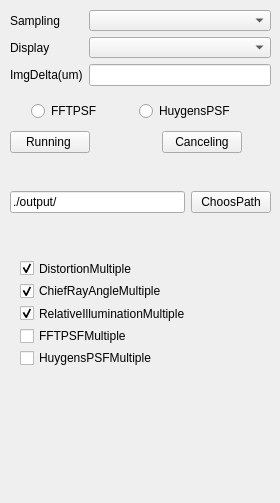
            <widget class="QWidget" name="pageTaskRunning">
             <property name="geometry">
              <rect>
               <x>0</x>
               <y>0</y>
               <width>280</width>
               <height>503</height>
              </rect>
             </property>
             <attribute name="label">
              <string>TaskRunning</string>
             </attribute>
             <widget class="QWidget" name="layoutWidget">
              <property name="geometry">
               <rect>
                <x>10</x>
                <y>10</y>
                <width>261</width>
                <height>76</height>
               </rect>
              </property>
              <layout class="QFormLayout" name="formLayout">
               <item row="0" column="0">
                <widget class="QLabel" name="labelAllSampling">
                 <property name="text">
                  <string>Sampling</string>
                 </property>
                </widget>
               </item>
               <item row="0" column="1">
                <widget class="QComboBox" name="comboBoxAllSampling">
                 <property name="enabled">
                  <bool>true</bool>
                 </property>
                 <item>
                  <property name="text">
                   <string/>
                  </property>
                 </item>
                 <item>
                  <property name="text">
                   <string>32x32</string>
                  </property>
                 </item>
                 <item>
                  <property name="text">
                   <string>64x64</string>
                  </property>
                 </item>
                 <item>
                  <property name="text">
                   <string>128x128</string>
                  </property>
                 </item>
                 <item>
                  <property name="text">
                   <string>256x256</string>
                  </property>
                 </item>
                 <item>
                  <property name="text">
                   <string>512x512</string>
                  </property>
                 </item>
                 <item>
                  <property name="text">
                   <string>1024x1024</string>
                  </property>
                 </item>
                 <item>
                  <property name="text">
                   <string>2048x2048</string>
                  </property>
                 </item>
                 <item>
                  <property name="text">
                   <string>4096x4096</string>
                  </property>
                 </item>
                 <item>
                  <property name="text">
                   <string>8192x8192</string>
                  </property>
                 </item>
                 <item>
                  <property name="text">
                   <string>16384x16384</string>
                  </property>
                 </item>
                </widget>
               </item>
               <item row="1" column="0">
                <widget class="QLabel" name="labelAllDisplay">
                 <property name="text">
                  <string>Display</string>
                 </property>
                </widget>
               </item>
               <item row="1" column="1">
                <widget class="QComboBox" name="comboBoxAllDisplay">
                 <property name="enabled">
                  <bool>true</bool>
                 </property>
                 <property name="editable">
                  <bool>false</bool>
                 </property>
                 <property name="currentIndex">
                  <number>0</number>
                 </property>
                 <property name="maxVisibleItems">
                  <number>10</number>
                 </property>
                 <property name="sizeAdjustPolicy">
                  <enum>QComboBox::AdjustToMinimumContentsLengthWithIcon</enum>
                 </property>
                 <item>
                  <property name="text">
                   <string/>
                  </property>
                 </item>
                 <item>
                  <property name="text">
                   <string>32x32</string>
                  </property>
                 </item>
                 <item>
                  <property name="text">
                   <string>64x64</string>
                  </property>
                 </item>
                 <item>
                  <property name="text">
                   <string>128x128</string>
                  </property>
                 </item>
                 <item>
                  <property name="text">
                   <string>256x256</string>
                  </property>
                 </item>
                 <item>
                  <property name="text">
                   <string>512x512</string>
                  </property>
                 </item>
                 <item>
                  <property name="text">
                   <string>1024x1024</string>
                  </property>
                 </item>
                 <item>
                  <property name="text">
                   <string>2048x2048</string>
                  </property>
                 </item>
                 <item>
                  <property name="text">
                   <string>4096x4096</string>
                  </property>
                 </item>
                 <item>
                  <property name="text">
                   <string>8192x8192</string>
                  </property>
                 </item>
                 <item>
                  <property name="text">
                   <string>16384x16384</string>
                  </property>
                 </item>
                </widget>
               </item>
               <item row="2" column="0">
                <widget class="QLabel" name="labelAllImageDelta">
                 <property name="text">
                  <string>ImgDelta(um)</string>
                 </property>
                </widget>
               </item>
               <item row="2" column="1">
                <widget class="QLineEdit" name="lineEditAllImageDelta">
                 <property name="enabled">
                  <bool>true</bool>
                 </property>
                 <property name="text">
                  <string/>
                 </property>
                </widget>
               </item>
              </layout>
             </widget>
             <widget class="QWidget" name="layoutWidget">
              <property name="geometry">
               <rect>
                <x>10</x>
                <y>130</y>
                <width>232</width>
                <height>25</height>
               </rect>
              </property>
              <layout class="QHBoxLayout" name="horizontalLayout_4">
               <item>
                <widget class="QPushButton" name="pushButtonRunning">
                 <property name="text">
                  <string>   Running    </string>
                 </property>
                </widget>
               </item>
               <item>
                <spacer name="horizontalSpacer">
                 <property name="orientation">
                  <enum>Qt::Horizontal</enum>
                 </property>
                 <property name="sizeHint" stdset="0">
                  <size>
                   <width>40</width>
                   <height>20</height>
                  </size>
                 </property>
                </spacer>
               </item>
               <item>
                <widget class="QPushButton" name="pushButtonCanceling">
                 <property name="text">
                  <string>  Canceling  </string>
                 </property>
                </widget>
               </item>
              </layout>
             </widget>
             <widget class="QWidget" name="layoutWidget">
              <property name="geometry">
               <rect>
                <x>31</x>
                <y>100</y>
                <width>214</width>
                <height>22</height>
               </rect>
              </property>
              <layout class="QHBoxLayout" name="horizontalLayout_3">
               <item>
                <widget class="QRadioButton" name="radioButton_FFTPSFMultiple">
                 <property name="text">
                  <string>FFTPSF</string>
                 </property>
                </widget>
               </item>
               <item>
                <spacer name="horizontalSpacer_2">
                 <property name="orientation">
                  <enum>Qt::Horizontal</enum>
                 </property>
                 <property name="sizeHint" stdset="0">
                  <size>
                   <width>40</width>
                   <height>20</height>
                  </size>
                 </property>
                </spacer>
               </item>
               <item>
                <widget class="QRadioButton" name="radioButton_HuygensPSFMultiple">
                 <property name="text">
                  <string>HuygensPSF   </string>
                 </property>
                </widget>
               </item>
              </layout>
             </widget>
             <widget class="QWidget" name="layoutWidget">
              <property name="geometry">
               <rect>
                <x>20</x>
                <y>260</y>
                <width>193</width>
                <height>106</height>
               </rect>
              </property>
              <layout class="QVBoxLayout" name="verticalLayout_3">
               <item>
                <widget class="QCheckBox" name="checkBoxDistortionMultiple">
                 <property name="text">
                  <string>DistortionMultiple</string>
                 </property>
                 <property name="checked">
                  <bool>true</bool>
                 </property>
                </widget>
               </item>
               <item>
                <widget class="QCheckBox" name="checkBoxChiefRayAngleMultiple">
                 <property name="text">
                  <string>ChiefRayAngleMultiple</string>
                 </property>
                 <property name="checked">
                  <bool>true</bool>
                 </property>
                </widget>
               </item>
               <item>
                <widget class="QCheckBox" name="checkBoxRelativeIlluminationMultiple">
                 <property name="text">
                  <string>RelativeIlluminationMultiple</string>
                 </property>
                 <property name="checked">
                  <bool>true</bool>
                 </property>
                </widget>
               </item>
               <item>
                <widget class="QCheckBox" name="checkBoxFFTPSFMultiple">
                 <property name="text">
                  <string>FFTPSFMultiple</string>
                 </property>
                 <property name="checked">
                  <bool>false</bool>
                 </property>
                </widget>
               </item>
               <item>
                <widget class="QCheckBox" name="checkBoxHuygensPSFMultiple">
                 <property name="text">
                  <string>HuygensPSFMultiple</string>
                 </property>
                 <property name="checked">
                  <bool>false</bool>
                 </property>
                </widget>
               </item>
              </layout>
             </widget>
             <widget class="QWidget" name="layoutWidget">
              <property name="geometry">
               <rect>
                <x>10</x>
                <y>190</y>
                <width>261</width>
                <height>25</height>
               </rect>
              </property>
              <layout class="QHBoxLayout" name="horizontalLayout_5">
               <item>
                <widget class="QLineEdit" name="lineEdit_outputpath">
                 <property name="text">
                  <string>./output/</string>
                 </property>
                 <property name="readOnly">
                  <bool>true</bool>
                 </property>
                </widget>
               </item>
               <item>
                <widget class="QPushButton" name="pushButton_outputpath">
                 <property name="text">
                  <string>ChoosPath</string>
                 </property>
                </widget>
               </item>
              </layout>
             </widget>
            </widget>
